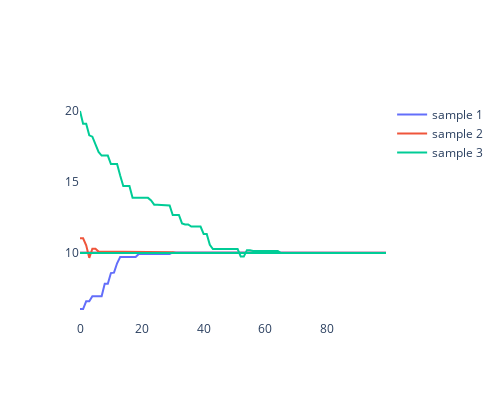

Write notebook code for a chart like this one.
### Code cell
iterations = 100
p1 = go.Figure()
chain = MCMC(6, iterations, 1)
p1.add_trace(go.Scatter(x = chain[:,0], y = chain[:,1],
                    mode='lines',
                    name = 'sample 1'                            
                    ))
chain = MCMC(11, iterations, 1)

p1.add_trace(go.Scatter(x = chain[:,0], y = chain[:,1],
                    mode='lines',
                    name = 'sample 2'                            
                    ))
chain = MCMC(20, iterations, 1)
p1.add_trace(go.Scatter(x = chain[:,0], y = chain[:,1],
                    mode='lines',
                    name = 'sample 3'                            
                    ))
p1.update_layout(autosize = False, width = 500, height = 400, 
                 plot_bgcolor = '#FFFFFF')

p1.show()
